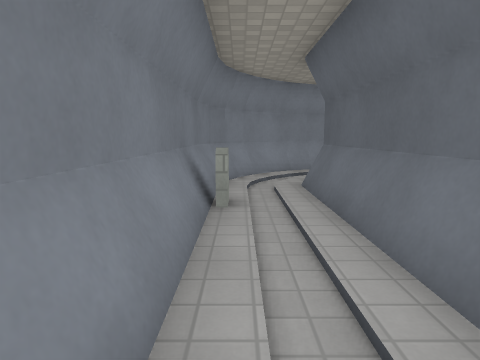
View 1 (above)

24 first-person views from a walk through a level from a Godot 3-D game. The camera is 1.2 m above the floor, tilts 8° down and sees 75° across. The floor is counted in squares, 1 m on a side. Each view is taken from the middle of a square. On the plan, view 1 faces up. The plan holds only what a view shows up to about 13 squares ahead; the rest is blank. The place goes on beyond the plan. Characters and animated objects are not drawn. Surface patterns are stand-ins for the level's own textures.

View 2
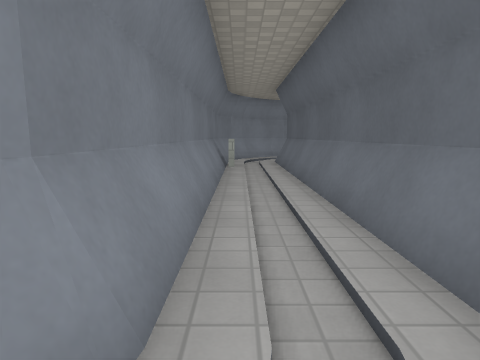

View 3
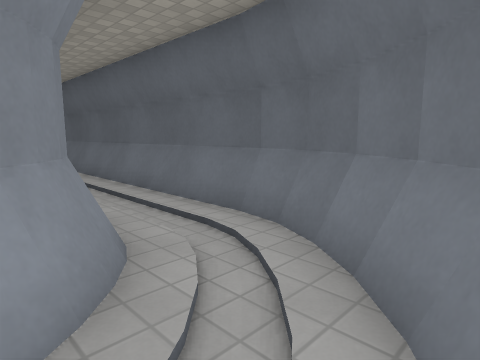

View 4
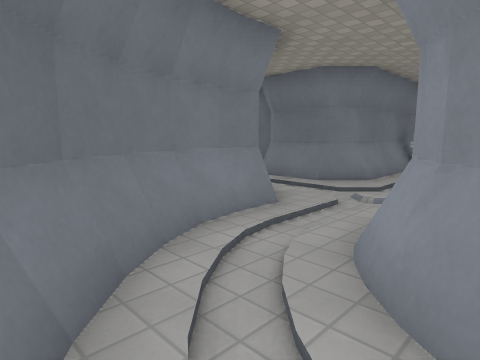

View 5
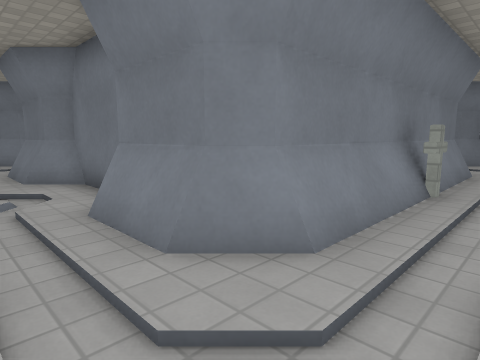

View 6
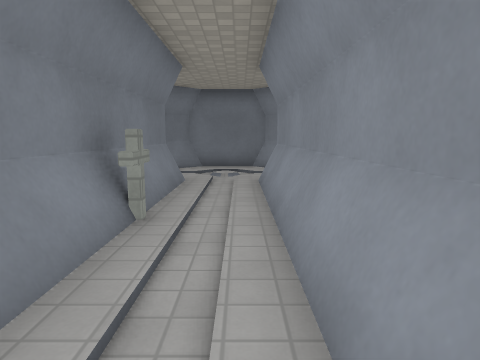

View 7
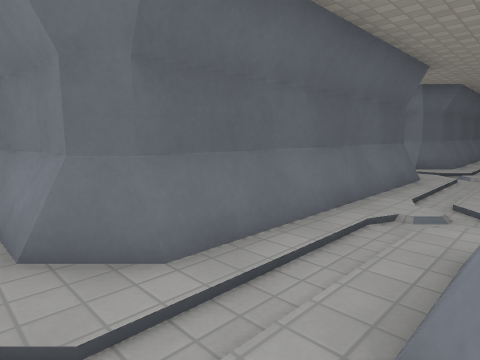

View 8
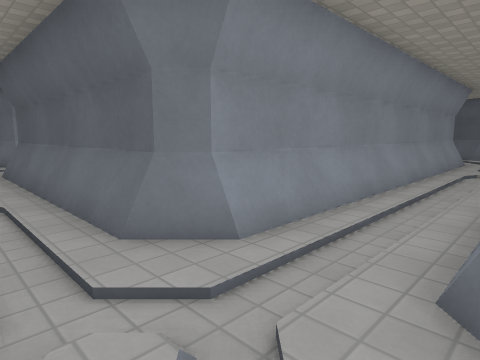

View 9
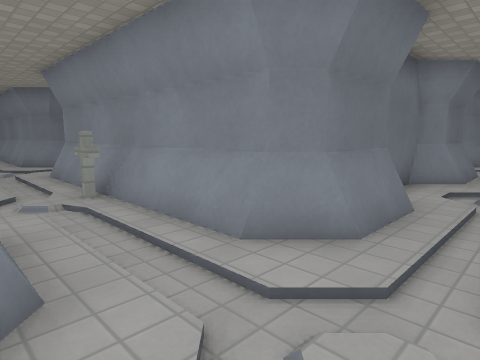

View 10
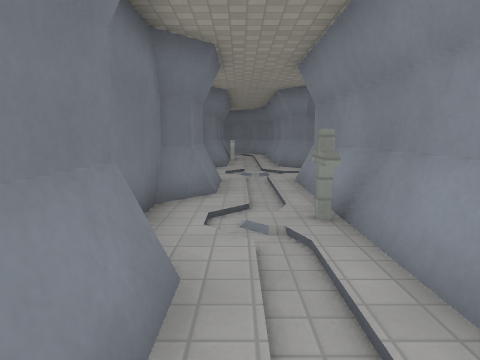

View 11
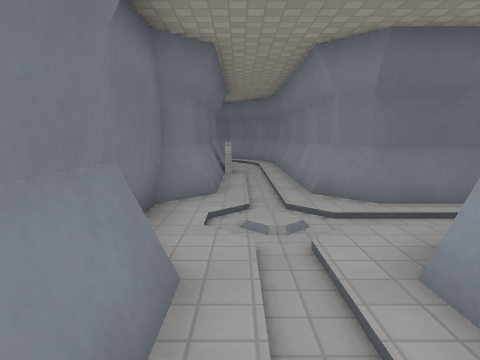

View 12
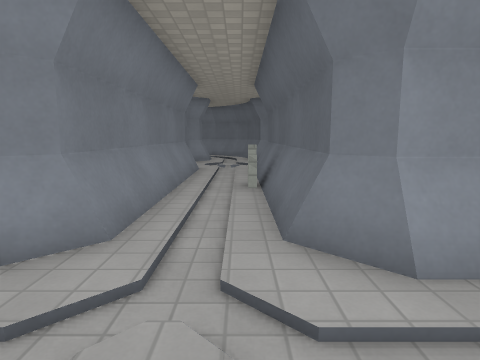

View 13
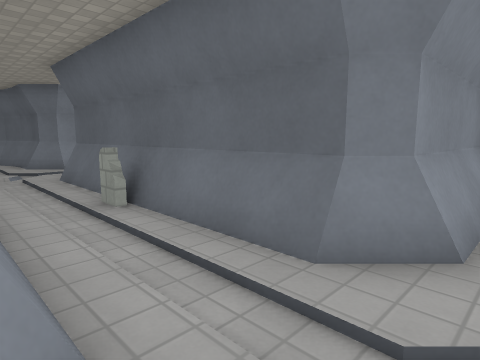

View 14
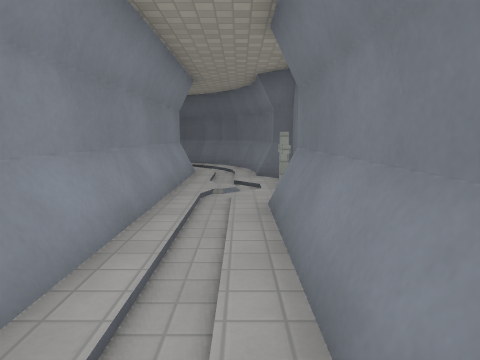

View 15
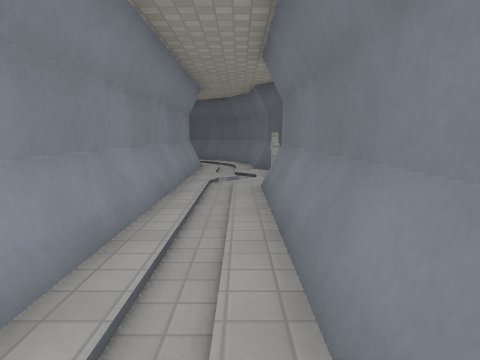

View 16
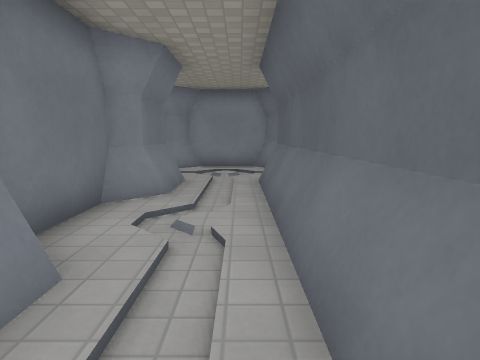

View 17
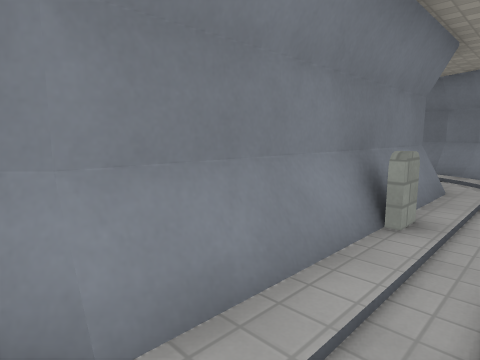

View 18
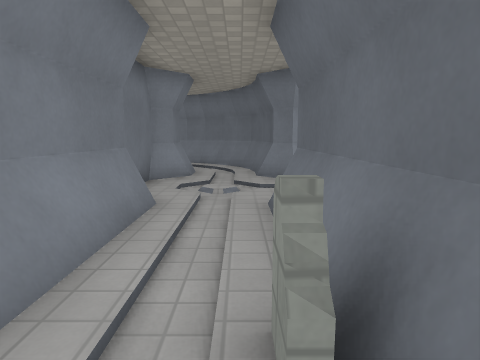

View 19
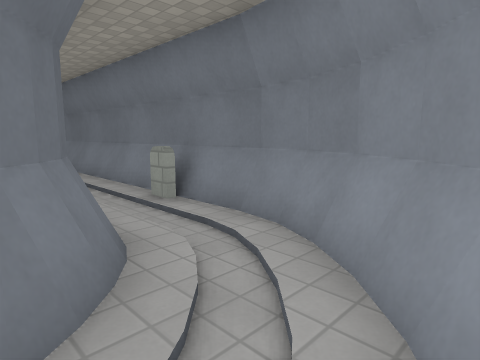

View 20
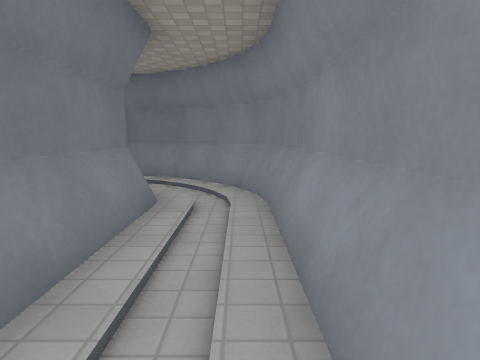

View 21
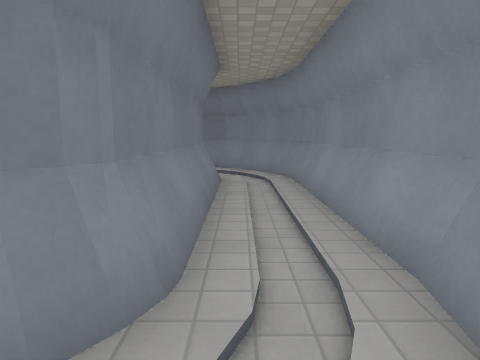

View 22
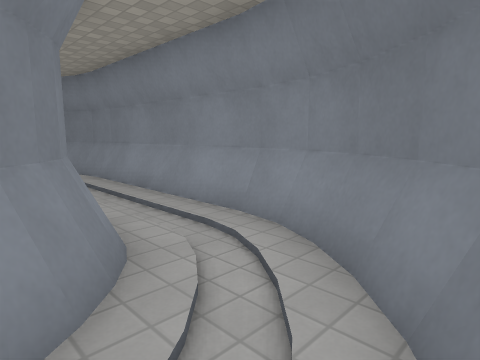

View 23
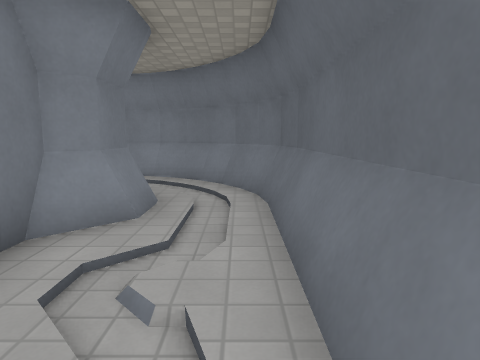

View 24
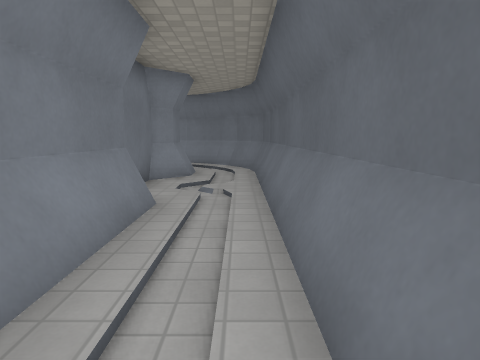

### Floor plan
Key: @ floor where view 1 was taken; # wall or solid block; . floor; T tombstone.
Columns run from 26 left of view 1 to 14 right of it. Each row starts with its distance up from view 1.
 12                             ##########
 11                           ###........###
 10                           #............#
  9                          ##..########..##
  8                          #..##      ##..#
  7                          #..#        #..#
  6                          #T.#       ##..#
  5                          #..#       #...#
  4                          #..#       #...#
  3                          #..#       ##..#
  2                          #..#        #..#
  1                          #..#        #..#
  0                          #@.#        #..#
 -1                          #..#        #..#
 -2         .#               #..#           #
 -3        ..##              #..#          .
 -4        #..#              #..#
 -5        #..#        #### ##..#
 -6       ##..##########..###..##
 -7       #....................#
 -8       #..................###
 -9       ##..####T#####..####
-10        #..#        #..#
-11        #..#        #..#
-12        #..#       ##..#
-13        #.T#       #...#
-14        #..#       #...#
-15        #..#       ##..#
-16        #..#        #..#
-17        #..#        #..#
-18 ########..##########..###############.
-19 ..............T........................
-20 ..T..................................##
-21 ########..####..####..##########TT####

Positions as (right, up) in squares from view 1, and headings:
1: (0, 0), facing up
2: (0, -6), facing up
3: (-2, -8), facing up-right
4: (1, -5), facing down-left
5: (-5, -7), facing down-left
6: (-7, -7), facing left
7: (-7, -8), facing down-right
8: (-6, -21), facing up-right
9: (-5, -21), facing up-left
10: (-7, -20), facing left
11: (-13, -20), facing left
12: (-17, -21), facing up
13: (-19, -19), facing up-right
14: (-1, -20), facing right
15: (-3, -20), facing right
16: (-5, -18), facing up
17: (-19, -19), facing down-left
18: (-17, -15), facing up
19: (3, 11), facing down-left
20: (9, 11), facing left
21: (12, 10), facing left
22: (13, 8), facing up-left
23: (13, 2), facing up
24: (13, -3), facing up
